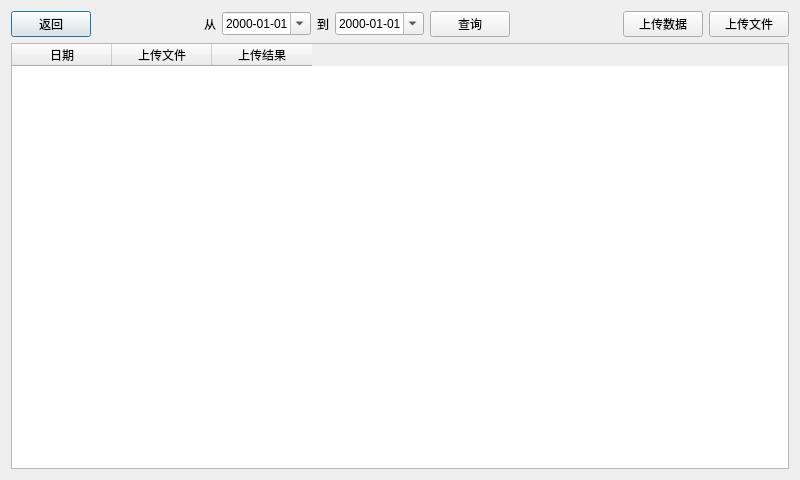
<?xml version="1.0" encoding="UTF-8"?>
<ui version="4.0">
 <class>Shangchuan</class>
 <widget class="QDialog" name="Shangchuan">
  <property name="geometry">
   <rect>
    <x>0</x>
    <y>0</y>
    <width>800</width>
    <height>480</height>
   </rect>
  </property>
  <property name="minimumSize">
   <size>
    <width>800</width>
    <height>480</height>
   </size>
  </property>
  <property name="maximumSize">
   <size>
    <width>800</width>
    <height>480</height>
   </size>
  </property>
  <property name="windowTitle">
   <string>Form</string>
  </property>
  <layout class="QGridLayout" name="gridLayout">
   <item row="0" column="0">
    <layout class="QHBoxLayout" name="horizontalLayout">
     <item>
      <widget class="QPushButton" name="returnbtn">
       <property name="text">
        <string>返回</string>
       </property>
      </widget>
     </item>
     <item>
      <spacer name="horizontalSpacer">
       <property name="orientation">
        <enum>Qt::Horizontal</enum>
       </property>
       <property name="sizeHint" stdset="0">
        <size>
         <width>40</width>
         <height>20</height>
        </size>
       </property>
      </spacer>
     </item>
     <item>
      <widget class="QLabel" name="label">
       <property name="text">
        <string>从</string>
       </property>
      </widget>
     </item>
     <item>
      <widget class="QDateEdit" name="FromDataEdt">
       <property name="displayFormat">
        <string>yyyy-MM-dd</string>
       </property>
       <property name="calendarPopup">
        <bool>true</bool>
       </property>
      </widget>
     </item>
     <item>
      <widget class="QLabel" name="label_2">
       <property name="text">
        <string>到</string>
       </property>
      </widget>
     </item>
     <item>
      <widget class="QDateEdit" name="ToDataEdt">
       <property name="displayFormat">
        <string>yyyy-MM-dd</string>
       </property>
       <property name="calendarPopup">
        <bool>true</bool>
       </property>
      </widget>
     </item>
     <item>
      <widget class="QPushButton" name="searchBtn">
       <property name="text">
        <string>查询</string>
       </property>
      </widget>
     </item>
     <item>
      <spacer name="horizontalSpacer_2">
       <property name="orientation">
        <enum>Qt::Horizontal</enum>
       </property>
       <property name="sizeHint" stdset="0">
        <size>
         <width>28</width>
         <height>20</height>
        </size>
       </property>
      </spacer>
     </item>
     <item>
      <widget class="QPushButton" name="UpdateDataBtn">
       <property name="text">
        <string>上传数据</string>
       </property>
      </widget>
     </item>
     <item>
      <widget class="QPushButton" name="UpdateBtn">
       <property name="text">
        <string>上传文件</string>
       </property>
      </widget>
     </item>
    </layout>
   </item>
   <item row="1" column="0">
    <widget class="QTableWidget" name="ResTabWid">
     <property name="minimumSize">
      <size>
       <width>0</width>
       <height>0</height>
      </size>
     </property>
     <property name="maximumSize">
      <size>
       <width>16777215</width>
       <height>16777215</height>
      </size>
     </property>
     <property name="contextMenuPolicy">
      <enum>Qt::NoContextMenu</enum>
     </property>
     <property name="layoutDirection">
      <enum>Qt::LeftToRight</enum>
     </property>
     <column>
      <property name="text">
       <string>日期</string>
      </property>
     </column>
     <column>
      <property name="text">
       <string>上传文件</string>
      </property>
     </column>
     <column>
      <property name="text">
       <string>上传结果</string>
      </property>
     </column>
    </widget>
   </item>
  </layout>
 </widget>
 <resources/>
 <connections>
  <connection>
   <sender>returnbtn</sender>
   <signal>clicked()</signal>
   <receiver>Shangchuan</receiver>
   <slot>Return()</slot>
   <hints>
    <hint type="sourcelabel">
     <x>65</x>
     <y>45</y>
    </hint>
    <hint type="destinationlabel">
     <x>65</x>
     <y>79</y>
    </hint>
   </hints>
  </connection>
  <connection>
   <sender>searchBtn</sender>
   <signal>clicked()</signal>
   <receiver>Shangchuan</receiver>
   <slot>Search()</slot>
   <hints>
    <hint type="sourcelabel">
     <x>432</x>
     <y>48</y>
    </hint>
    <hint type="destinationlabel">
     <x>529</x>
     <y>99</y>
    </hint>
   </hints>
  </connection>
  <connection>
   <sender>UpdateBtn</sender>
   <signal>clicked()</signal>
   <receiver>Shangchuan</receiver>
   <slot>Upload()</slot>
   <hints>
    <hint type="sourcelabel">
     <x>723</x>
     <y>35</y>
    </hint>
    <hint type="destinationlabel">
     <x>779</x>
     <y>95</y>
    </hint>
   </hints>
  </connection>
 </connections>
 <slots>
  <slot>Return()</slot>
  <slot>Search()</slot>
  <slot>Upload()</slot>
 </slots>
</ui>
